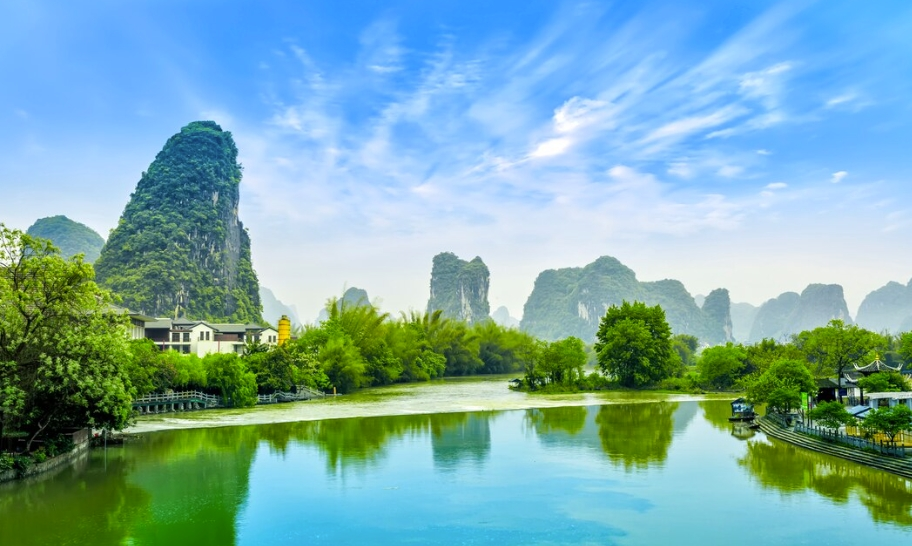
#> input picture images/scene2.jpg, 912 x 546 px
$ python IMP_2_6.py
#> lines starting #> are read from the running program, lines starting #| are printed output that depends on the picture; after the words box and inside, x2 and y2 are one past the last pixel; in counts of white or black regions, pixels touching at a corner belong together
import cv2
import numpy as np

img = cv2.imread('images/scene2.jpg', cv2.IMREAD_GRAYSCALE)
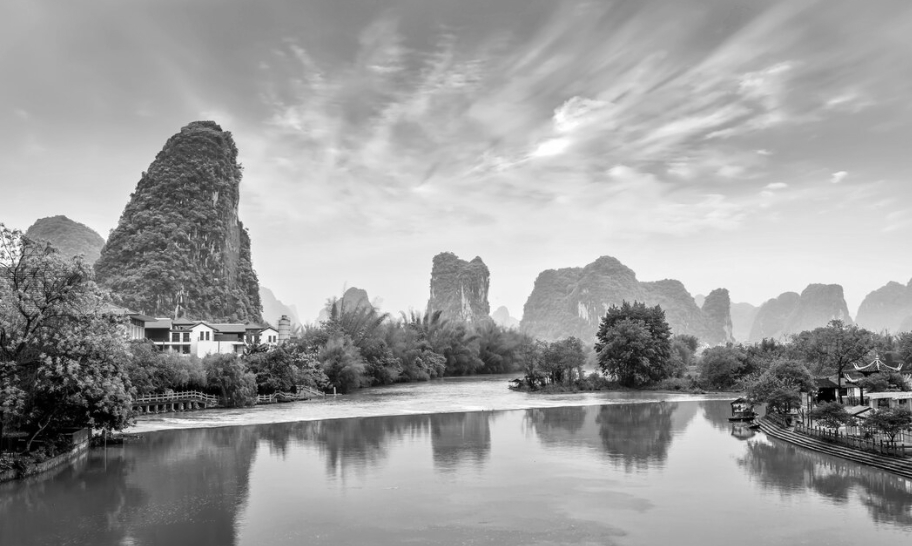
#> img: shape (546, 912); min 0, max 255, mean 157.4
cv2.imshow('Image Processing', img)

ret, img_binary = cv2.threshold(img, 127, 255, cv2.THRESH_BINARY) # 127보다 크면 255, 작으면 0
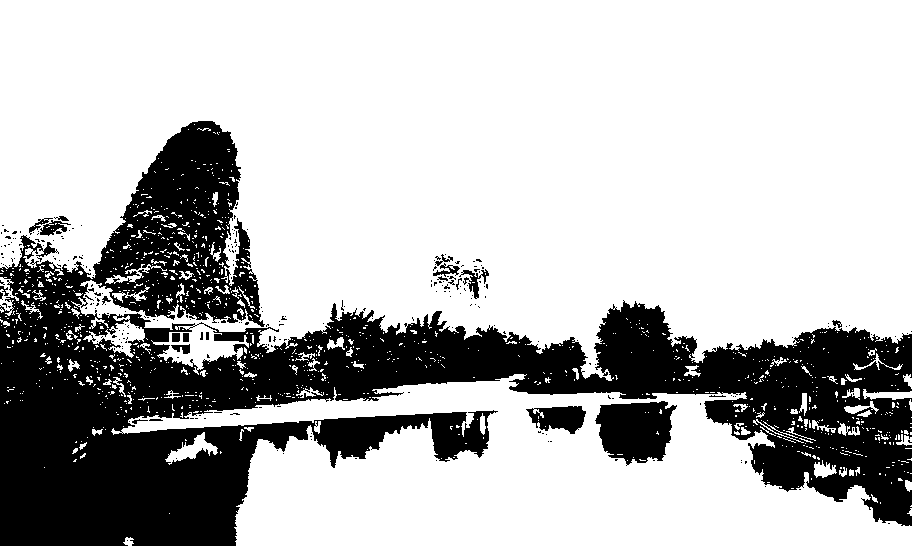
#> img_binary: shape (546, 912); 72.4% white; 272 black regions (251 under 20 px), largest, box (x1, y1, x2, y2) and area: (0, 121, 912, 546) 130532, (595, 401, 677, 466) 3800, (526, 406, 586, 434) 1097

# 최적의 임계값을 찾아주는 otsu 알고리즘을 적용한다.
ret, img_otsu = cv2.threshold(img, 127, 255, cv2.THRESH_BINARY | cv2.THRESH_OTSU) # 127보다 크면 255, 작으면 0, Otsu 알고리즘 적용
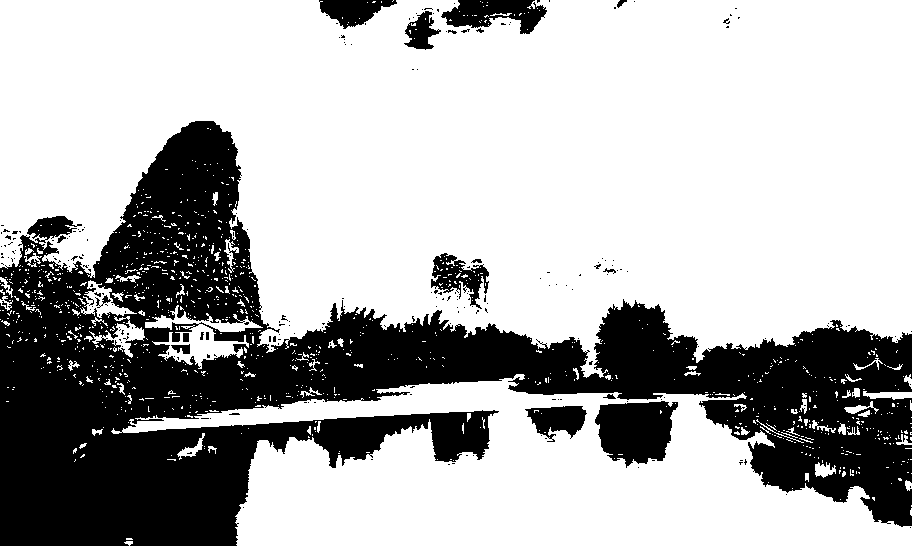
#> img_otsu: shape (546, 912); 69.5% white; 229 black regions (210 under 20 px), largest, box (x1, y1, x2, y2) and area: (0, 121, 912, 546) 139673, (595, 401, 678, 468) 3988, (441, 0, 547, 34) 2132
#> ret = 137

cv2.imshow('ResultBinary', img_binary)
cv2.imshow('ResultOtsu', img_otsu)

cv2.waitKey(0)
cv2.destroyAllWindows()

$ run again, with images/low_contrast.jpg copied over images/scene2.jpg
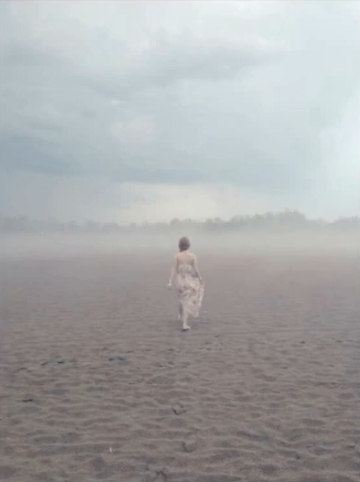
#> input picture images/low_contrast.jpg, 360 x 482 px
#> `ret, img_binary = cv2.threshold(img, 127, 255, cv2.THRESH_BINARY)`:
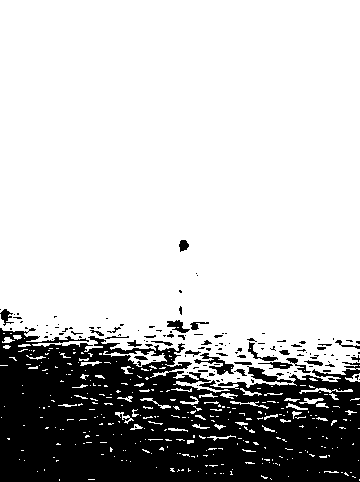
#> img_binary: shape (482, 360); 75.7% white; 135 black regions (105 under 20 px), largest, box (x1, y1, x2, y2) and area: (0, 328, 360, 482) 39786, (194, 353, 234, 375) 289, (167, 320, 190, 333) 146
#> `ret, img_otsu = cv2.threshold(img, 127, 255, cv2.THRESH_BINARY | cv2.T..`:
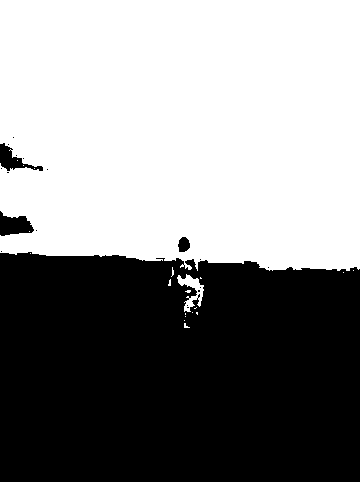
#> img_otsu: shape (482, 360); 53.9% white; 19 black regions (15 under 20 px), largest, box (x1, y1, x2, y2) and area: (0, 252, 360, 482) 78921, (0, 211, 34, 236) 545, (0, 143, 43, 171) 451, (178, 237, 190, 252) 139
#> ret = 165
